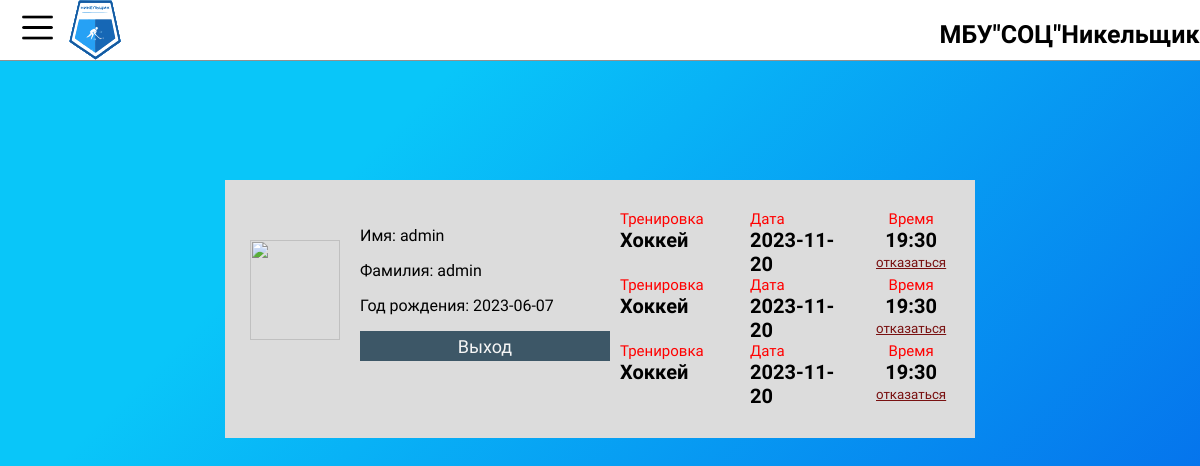
Before: /pages/profile.php (signed in) with the older database file.
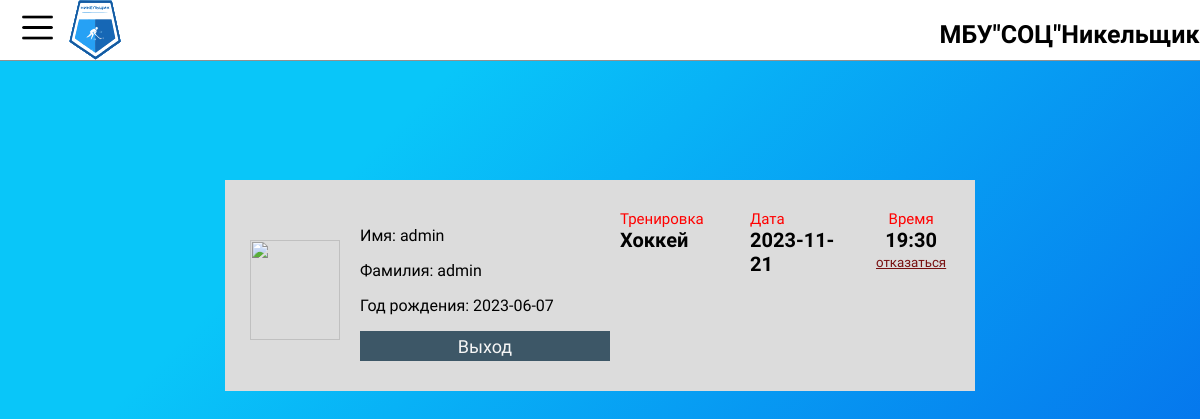
After: the same page with the newer database file.
### tables this page shows
CREATE TABLE `workout` (
  `id` int NOT NULL,
  `first_name` varchar(50) NOT NULL,
  `last_name` varchar(50) NOT NULL,
  `date` date NOT NULL
);

### pages/profile.php (the view, shortened to what this page needs)
<?php
include("header.php");
?>
<div class="main-content">
        <div class="main-info">
                    <div class="profile-sect">
                        <div class="img-prof">
                        <img src="../img/userfoto.png" alt="" id="img-profil">
                        </div>
                        <div class="info-prof">
                           <p> Имя: <?php echo  $_SESSION['user_name_us'];?>  </p>
                            <p> Фамилия:  <?php echo  $_SESSION['user_name_last'];?></p>
                            <p> Год рождения:  <?php echo  $_SESSION['user_birthday'];?></p>
                            <a href="bd_connect/logout.php"><input type="button" value="Выход" class="logaut-btn-profil"></a>
                        </div>
                                            <div class="column-work">
                        <?php
                                            $sql = "SELECT * FROM `workout`";
                                            $result = $con ->query($sql);
                                            for($data = []; $row = mysqli_fetch_assoc($result); $data[]=$row)
                                            {
                                            }
                                            $i=0;
                                            foreach($data as $elem)
                                            {
                                                    if($_SESSION['user_name_last'] ==$elem['last_name'] ){
                                                                  $i++;
                                             ?>
                                                        <div class="flex-work">
                                                                <div class="name-column">
                                                                    <span class="date-work">Тренировка</span>
                                                                    <span class="time-work">Хоккей</span>
                                                                </div>
                                                                <div class="name-column">
                                                                    <span class="date-work">Дата</span>
                                                                    <span class="time-work"><?php echo $elem['date'] ;?></span>
                                                                </div>
                                                                <div class="info-workaut">
                                                                    <span class="date-work">Время</span>
                                                                    <span class="time-work">19:30</span> <form  method="post">
                                                                    <?php  $id= $elem['id']  ;echo '<input type="submit" value="отказаться" class="btn-del" name='.$id.'>';
                                                                       ?></form>
                                                                </div>
                                                        </div>
                                            <?php  }
                                        }  if($i==0){
                                            echo ' <h1>Тренировок нет</h1>';
                                            $l =   date('Y/m/d',strtotime("-1 days"));
                                            $z = date('Y/m/d',strtotime("-1 days"));
                                        } ?>
                                            </div>
                    </div>
        </div>
</div>

Changed rows visible on the page:
removed workout: date "2023-11-20"
removed workout: date "2023-11-20"
removed workout: date "2023-11-20"
added workout: date "2023-11-21"
